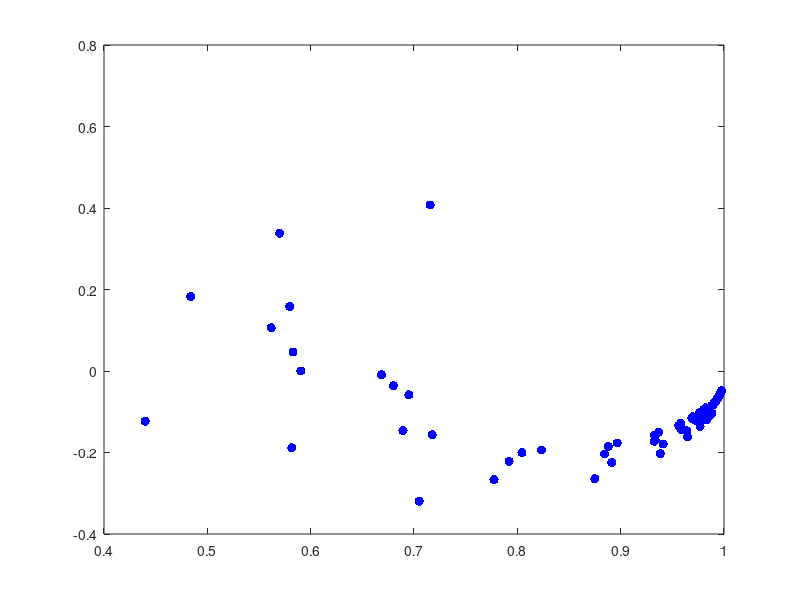

Source code (MATLAB): (Note: this script raises an error after producing the figure.)
% Plots for presentation
k     = 10;       %wavenumber
pmin  = 7;       %min points per wavelenght
beta  = 0.5;      %complex shift
bc    = 'som' ; 
np    = ceil(k*pmin/(2*pi))-1; % heuristic for number of discretization points (TODO: find reference)
%kvar = @(x,y) k*ones(size(x));
%f    = @(x,y) 0*ones(size(x)); 

% %  Sommerfeld 1D Problem, spectrum k=10
%  [A,~,~] = helmholtz1d(f,k,np,bc,0);
%  [M,~,~] = shift_laplace1d(f,k,1,beta,np,bc,0);
%  
% S = M\A;
% eigvS = eig(full(S));
% eigvA = eig(full(A));
% 
% figure(2); plot(real(eigvA),imag(eigvA),'*b','MarkerSize',12);
% figure(1); plot(real(eigvS),imag(eigvS),'*b','MarkerSize',12);
% 
% hold on
% 
  angle = 0:0.01:2*pi;
r   = 0.5;    % Radius
%  xr  = 0.5; yr = 0;   % Center
%  xp=r*cos(angle);
%  yp=r*sin(angle);
%  plot(xr+xp,yr+yp,'-k')
 
% 
% %% Construction of Sommerfeld 2D matrices (See Ernst, Golub for notation)
 e = ones(np+2,1);
 h = 1/(np+1);
 
%% Helmholtz matrix
 T = spdiags([-e (4-k^2*h^2)*e -e], -1:1, np+2, np+2);
 T(1,1) = 3-k^2*h^2+1i*k*h; T(np+2,np+2) = 3-k^2*h^2+1i*k*h;
 a = -1+1i*k*h;
 
 J = spdiags([e 0*e e], -1:1, np+2, np+2);
 V = zeros(np+2,np+2); V(1,1)=1; V(np+2,np+2)=1;
 Id = speye(np+2);
 
  A = kron(Id,T)+kron(a*V-J,Id); %Helmholtz matrix
  A = A/h^2;
  eigvA = eig(full(A));
  
%Shifted Laplacian
 T      = spdiags([-e (4-k^2*(1-1i*beta)*h^2)*e -e], -1:1, np+2, np+2);
 T(1,1) = 3-k^2*(1-1i*beta)*h^2+1i*k*h; T(np+2,np+2) = 3-k^2*(1-1i*beta)*h^2+1i*k*h;
 a      = -1+1i*k*h; 
 J  = spdiags([e 0*e e], -1:1, np+2, np+2);
 V  = zeros(np+2,np+2); V(1,1)=1; V(np+2,np+2)=1;
 Id = speye(np+2);
 M  = kron(Id,T)+kron(a*V-J,Id); %Shifted Laplacian
 M = M/h^2;
 eigv = eig(full(M));

%figure(1); plot(real(eigv),imag(eigv),'*b','MarkerSize',12);%

S = M\A;
Sinv = A\M;
eigvS = eig(full(S));
figure(1); plot(real(eigvA),imag(eigvA),'.b','MarkerSize',20);
figure(1); plot(real(eigvS),imag(eigvS),'.b','MarkerSize',20);%
r = ceil(length(A)/2);
R = 10+5*rand(size(A));
[U N]=qr(R);
E = Z'*S*Z;  Id = speye(length(A));
P = Id-S*Z*(E\S');
PS = P*S;
eigvPS = eig(PS);

hold on

axis([-1 1 -1 1]);

set(gca,'Xtick',[-1 -0.5 0 0.5 1],'FontSize',14);
set(gca,'Ytick',[-1 -0.5 0 0.5 1],'FontSize',14);


angle = 0:0.01:2*pi;
r   = 0.5;    % Radius
xr  = 0.5; yr = 0;   % Center
xp  = r*cos(angle);
yp  = r*sin(angle);
plot(xr+xp,yr+yp,'-k');

xlabel('Re(\lambda)','FontSize',14)
ylabel('Im(\lambda)','FontSize',14)

matlab2tikz('filename','helmk30ppw12som.tex','standalone',true, 'extraaxisoptions',['xlabel style={font=\LARGE},'...
                       'ylabel style={font=\LARGE},','ticklabel style={font=\Huge}']);